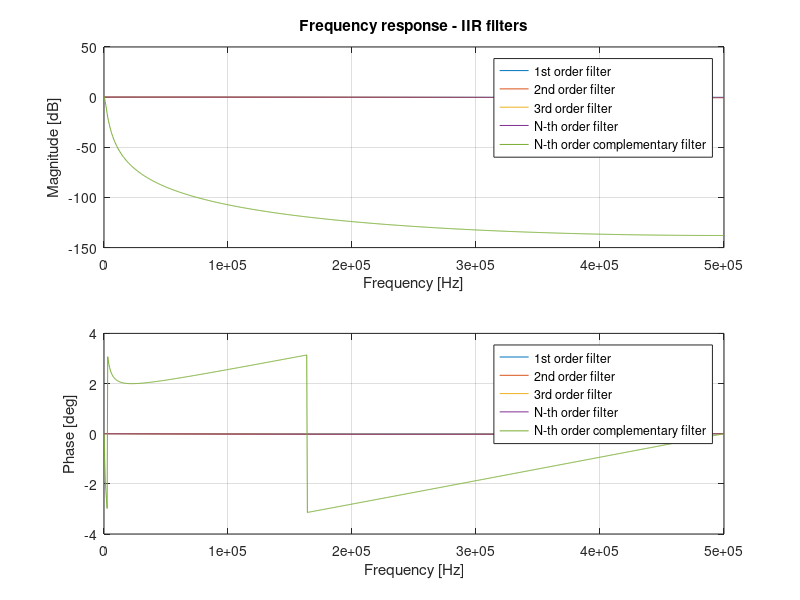

Reproduce this figure in MATLAB.
% SCRIPT - IIR filtering analysis %
% v1.0

% ---------- Reference constants ---------- %
fs = 1*10^6;
ALPHA = single(0.99);

% ---------- 1st order IIR filter ---------- %
a = [1 -(1-ALPHA)];

% ---------- 2nd order IIR filter -> 2 cascaded single pole IIR ---------- %
b1 = [1 -(1-ALPHA)];
b2 = [1 -(1-ALPHA)];
b = conv(b1,b2);

% ---------- 3rd order IIR filter -> 3 cascaded single pole IIR ---------- %
c1 = [1 -(1-ALPHA)];
c2 = [1 -(1-ALPHA)];
c3 = [1 -(1-ALPHA)]; 
c = conv(c3,conv(c1,c2));

% ---------- N-th order IIR filter -> N cascaded single pole IIR ---------- %
N=3;
d = [1];
for i = 1:N
    aux = [1 -(1-ALPHA)];
    d = conv(d,aux);
end

% ---------- N-th order "complementary" IIR filter -> N cascaded single pole IIR ---------- %
N=3;
e = [1];
for i = 1:N
    aux2 = [1 -ALPHA];
    e = conv(e,aux2);
end

% ---------- Freq. response of the filters ---------- %
n=1000;
[h1,f] = freqz(ALPHA,a,n,fs);
[h2,f] = freqz(ALPHA^2,b,n,fs);
[h3,f] = freqz(ALPHA^3,c,n,fs);
[h4,f] = freqz(ALPHA^N,d,n,fs);
[h5,f] = freqz((1-ALPHA)^N,e,n,fs);

% ---------- Cutoff frequencies ---------- %
%{
[c1 ind1] = min(abs(20*log10(abs(h1))+3));
[c2 ind2] = min(abs(20*log10(abs(h2))+3)); 
[c3 ind3] = min(abs(20*log10(abs(h3))+3));
%}


% ---------- Plotting ---------- %
figure(1)

subplot(2,1,1)
plot(f,20*log10(abs(h1)))
hold on
plot(f,20*log10(abs(h2)))
hold on
plot(f,20*log10(abs(h3)))
hold on
plot(f,20*log10(abs(h4)))
hold on
plot(f,20*log10(abs(h5)))

title('Frequency response - IIR filters')
xlabel('Frequency [Hz]')
ylabel('Magnitude [dB]')
legend('1st order filter','2nd order filter','3rd order filter','N-th order filter','N-th order complementary filter');
grid

subplot(2,1,2)
plot(f,angle(h1))
hold on
plot(f,angle(h2))
hold on
plot(f,angle(h3))
hold on
plot(f,angle(h4))
hold on
plot(f,angle(h5))

xlabel('Frequency [Hz]')
ylabel('Phase [deg]')
legend('1st order filter','2nd order filter','3rd order filter','N-th order filter','N-th order complementary filter');
grid